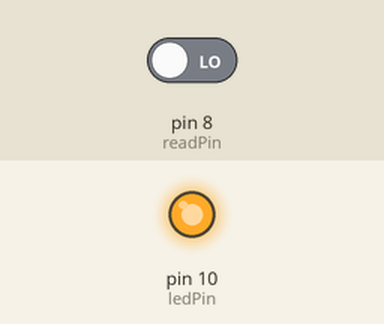
A sketch run on a simulated Arduino Uno, built with avr-gcc and run on an emulated ATmega328P. Parts: output pins drawn as LEDs (lit = HIGH). Inputs (shaded band) come from the test bench; at power-on: pin 8 (readPin) LOW.

Above: at 1.2 s.
1.3 s: pin 8 (readPin) driven HIGH
At 1.7 s:
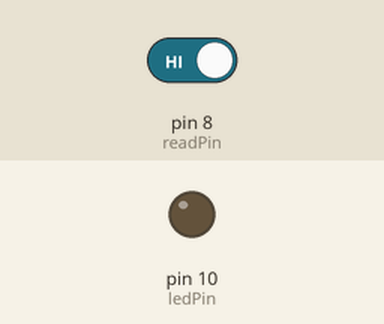
2.8 s: pin 8 (readPin) driven LOW
At 4.0 s:
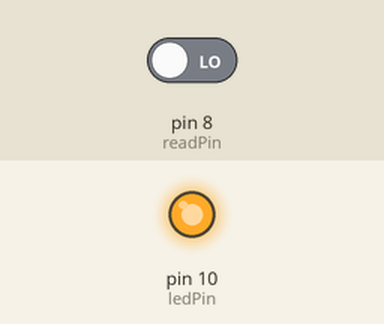
Timing chart, 0 to 5.8 s (numbered marks = the images above; inputs shaded):
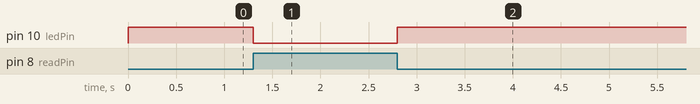

The sketch:

pushButton.ino
```cpp
int readPin = 8;
int ledPin = 10;
int buttonVal;

void setup()
{
  Serial.begin(9600);
  pinMode(readPin, INPUT);
  pinMode(ledPin, OUTPUT);
}

void loop()
{
  buttonVal = digitalRead(readPin);
  if (buttonVal == 1)
  {
    digitalWrite(ledPin, LOW);
  }
  else
  {
    digitalWrite(ledPin, HIGH);
  }

}
```

Measured:
- after the input at 1.3 s, pin 10 (ledPin): HIGH → LOW at once
- after the input at 2.8 s, pin 10 (ledPin): LOW → HIGH at once
